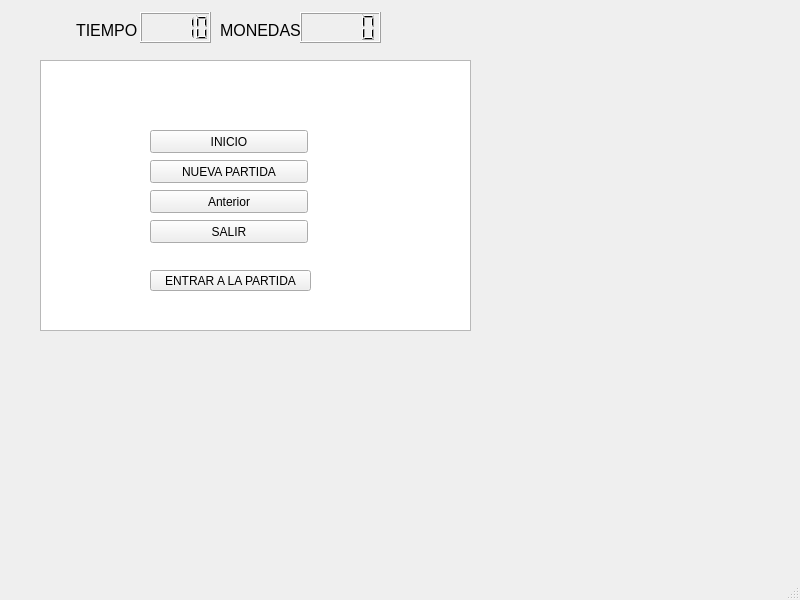
<?xml version="1.0" encoding="UTF-8"?>
<ui version="4.0">
 <class>MainWindow</class>
 <widget class="QMainWindow" name="MainWindow">
  <property name="geometry">
   <rect>
    <x>0</x>
    <y>0</y>
    <width>800</width>
    <height>600</height>
   </rect>
  </property>
  <property name="windowTitle">
   <string>MainWindow</string>
  </property>
  <widget class="QWidget" name="centralwidget">
   <widget class="QGraphicsView" name="graphicsView">
    <property name="geometry">
     <rect>
      <x>40</x>
      <y>60</y>
      <width>431</width>
      <height>271</height>
     </rect>
    </property>
   </widget>
   <widget class="QLabel" name="label">
    <property name="geometry">
     <rect>
      <x>76</x>
      <y>10</y>
      <width>71</width>
      <height>41</height>
     </rect>
    </property>
    <property name="text">
     <string>&lt;html&gt;&lt;head/&gt;&lt;body&gt;&lt;p&gt;&lt;span style=&quot; font-size:12pt;&quot;&gt;TIEMPO&lt;/span&gt;&lt;/p&gt;&lt;/body&gt;&lt;/html&gt;</string>
    </property>
   </widget>
   <widget class="QLCDNumber" name="lcdNumber">
    <property name="geometry">
     <rect>
      <x>140</x>
      <y>12</y>
      <width>71</width>
      <height>31</height>
     </rect>
    </property>
    <property name="intValue" stdset="0">
     <number>10</number>
    </property>
   </widget>
   <widget class="QLabel" name="label_2">
    <property name="geometry">
     <rect>
      <x>220</x>
      <y>20</y>
      <width>81</width>
      <height>21</height>
     </rect>
    </property>
    <property name="text">
     <string>&lt;html&gt;&lt;head/&gt;&lt;body&gt;&lt;p&gt;&lt;span style=&quot; font-size:12pt;&quot;&gt;MONEDAS&lt;/span&gt;&lt;/p&gt;&lt;/body&gt;&lt;/html&gt;</string>
    </property>
   </widget>
   <widget class="QLCDNumber" name="monedas">
    <property name="geometry">
     <rect>
      <x>300</x>
      <y>12</y>
      <width>81</width>
      <height>31</height>
     </rect>
    </property>
   </widget>
   <widget class="QPushButton" name="inicio">
    <property name="geometry">
     <rect>
      <x>150</x>
      <y>130</y>
      <width>158</width>
      <height>23</height>
     </rect>
    </property>
    <property name="text">
     <string>INICIO</string>
    </property>
   </widget>
   <widget class="QPushButton" name="partida">
    <property name="geometry">
     <rect>
      <x>150</x>
      <y>160</y>
      <width>158</width>
      <height>23</height>
     </rect>
    </property>
    <property name="text">
     <string>NUEVA PARTIDA</string>
    </property>
   </widget>
   <widget class="QPushButton" name="anterior">
    <property name="geometry">
     <rect>
      <x>150</x>
      <y>190</y>
      <width>158</width>
      <height>23</height>
     </rect>
    </property>
    <property name="text">
     <string>Anterior</string>
    </property>
   </widget>
   <widget class="QPushButton" name="salir">
    <property name="geometry">
     <rect>
      <x>150</x>
      <y>220</y>
      <width>158</width>
      <height>23</height>
     </rect>
    </property>
    <property name="text">
     <string>SALIR</string>
    </property>
   </widget>
   <widget class="QPushButton" name="aceptar">
    <property name="geometry">
     <rect>
      <x>150</x>
      <y>270</y>
      <width>161</width>
      <height>21</height>
     </rect>
    </property>
    <property name="toolTip">
     <string>&lt;!DOCTYPE HTML PUBLIC &quot;-//W3C//DTD HTML 4.0//EN&quot; &quot;http://www.w3.org/TR/REC-html40/strict.dtd&quot;&gt;
&lt;html&gt;&lt;head&gt;&lt;meta name=&quot;qrichtext&quot; content=&quot;1&quot; /&gt;&lt;style type=&quot;text/css&quot;&gt;
p, li { white-space: pre-wrap; }
&lt;/style&gt;&lt;/head&gt;&lt;body style=&quot; font-family:'MS Shell Dlg 2'; font-size:8pt; font-weight:400; font-style:normal;&quot;&gt;
&lt;p style=&quot; margin-top:0px; margin-bottom:0px; margin-left:0px; margin-right:0px; -qt-block-indent:0; text-indent:0px;&quot;&gt;&lt;span style=&quot; font-size:18pt;&quot;&gt;ENTRAR A LA PARTIDA&lt;/span&gt;&lt;/p&gt;&lt;/body&gt;&lt;/html&gt;</string>
    </property>
    <property name="text">
     <string>ENTRAR A LA PARTIDA</string>
    </property>
   </widget>
  </widget>
  <widget class="QMenuBar" name="menubar">
   <property name="geometry">
    <rect>
     <x>0</x>
     <y>0</y>
     <width>800</width>
     <height>25</height>
    </rect>
   </property>
  </widget>
  <widget class="QStatusBar" name="statusbar"/>
 </widget>
 <resources/>
 <connections/>
</ui>
